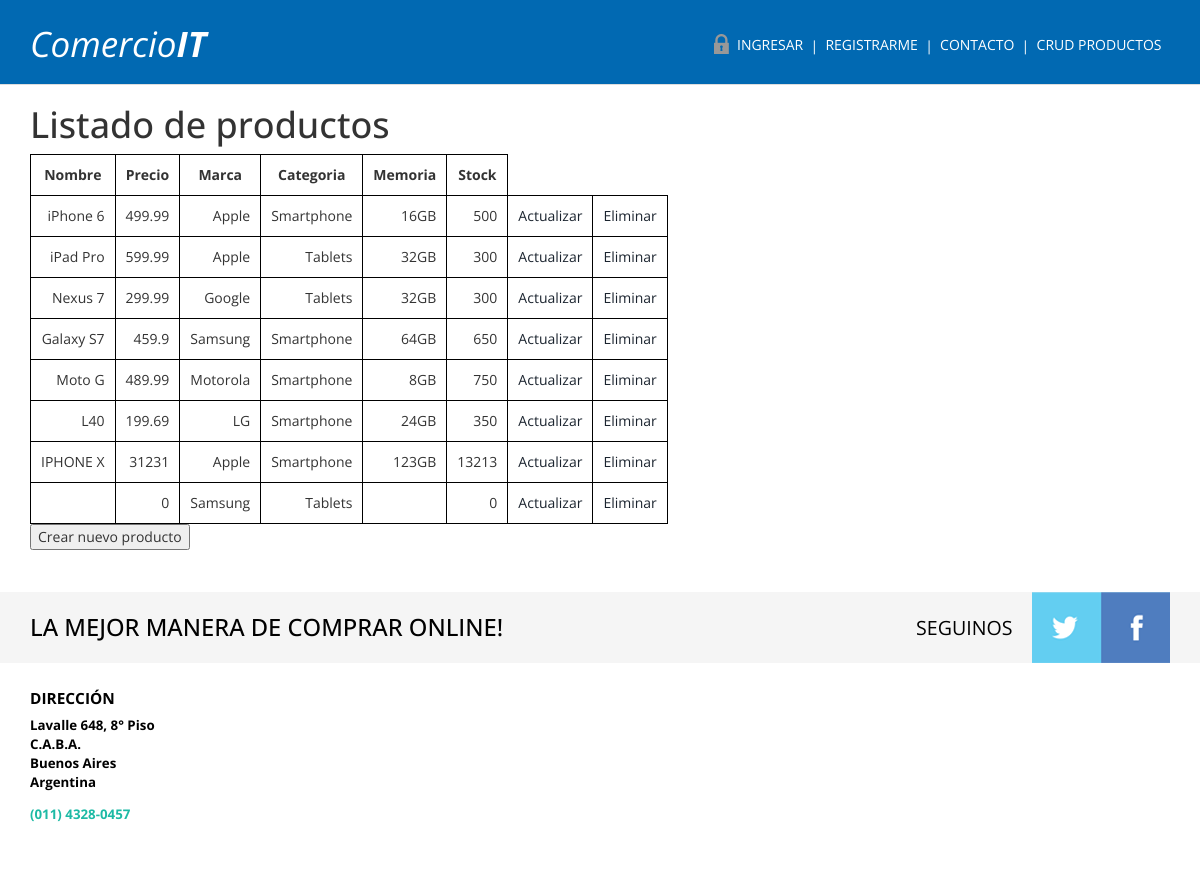
Screenshot of /f4/admin/index.php with the database file from the repository.
### tables this page shows
CREATE TABLE `productos` (
  `idProducto` int(11) NOT NULL,
  `Nombre` varchar(30) NOT NULL,
  `Precio` double NOT NULL,
  `Marca` int(11) NOT NULL,
  `Categoria` int(11) NOT NULL,
  `Presentacion` varchar(30) NOT NULL,
  `Stock` int(6) NOT NULL,
  `imagen` varchar(200) DEFAULT NULL
);

CREATE TABLE `marcas` (
  `idMarca` int(11) NOT NULL,
  `Nombre` varchar(30) NOT NULL
);

CREATE TABLE `categorias` (
  `idCategoria` int(11) NOT NULL,
  `Nombre` varchar(30) NOT NULL,
  `Hijo_de` int(11) DEFAULT '0'
);

### f4/admin/conexion.php (called while the page is built, shortened)
<?php
        function conectar($dls=NULL, $nombreUsuario='root', $password=''){
            static $conexion = NULL;
            if($conexion){
                return $conexion;
            }
            $conexion = new \PDO($dls,$nombreUsuario,$password);
            return $conexion;
        }
        function BusquedaDeProductos($id=NULL){
                    $pdo = conectar();
                        $flag = FALSE;
                        if($id==NULL){
                            $sql = 'SELECT productos.idProducto,productos.Nombre, Precio, Presentacion AS Memoria, Stock, marcas.Nombre AS Marca, categorias.Nombre AS Categoria FROM `productos` INNER JOIN marcas ON marcas.idMarca=productos.Marca INNER JOIN categorias ON productos.Categoria = categorias.idCategoria';
                        } else if ($id){
                            $sql = 'SELECT productos.idProducto,productos.Nombre, Precio, Presentacion AS Memoria, Stock, marcas.Nombre AS Marca, productos.Marca AS idMarca, categorias.Nombre AS Categoria, productos.Categoria AS idCategoria FROM `productos` INNER JOIN marcas ON marcas.idMarca=productos.Marca INNER JOIN categorias ON productos.Categoria = categorias.idCategoria WHERE idProducto=:id';
                            $flag = TRUE;
                        }
                    $stmt = $pdo -> prepare($sql);
                    if(!$stmt -> execute()){
                        return FALSE;
                    }
                    return $stmt -> fetchAll(\PDO::FETCH_ASSOC);
        }
?>

### f4/admin/panel.php (the view, shortened to what this page needs)
<?php
      include "./conexion.php";
      $productos = \conexion\BusquedaDeProductos();
?>
<h1>Listado de productos</h1>
<table>
    <thead>
        <th>Nombre</th>
        <th>Precio</th>
        <th>Marca</th>
        <th>Categoria</th>
        <th>Memoria</th>
        <th>Stock</th>
    </thead>
    <tbody>
    <?php
    foreach($productos as $producto){
    echo "<tr>";
        echo "<td>".$producto['Nombre']."</td>";
        echo "<td>".$producto['Precio']."</td>";
        echo "<td>".$producto['Marca']."</td>";
        echo "<td>".$producto['Categoria']."</td>";
        echo "<td>".$producto['Memoria']."</td>";
        echo "<td>".$producto['Stock']."</td>";
        echo "<td><a href='admin/?page=producto&action=update&id=".$producto['idProducto']."'>Actualizar</a></td>";
        echo "<td><a href='admin/?page=producto&action=delete&id=".$producto['idProducto']."'>Eliminar</a></td>";
    echo "</tr>";
    }
    ?>
    </tbody>
</table>
<form method="GET" action="">
    <button>Crear nuevo producto</button>
</form>

### f4/css/style.css (style rules this page uses)
th,td { padding: 10px; border: solid 1px #000; text-align: center; }
td { text-align: right; }
body { background: #fff; font-family: 'Open Sans', sans-serif; }
body a { transition: 0.5s all; -webkit-transition: 0.5s all; -o-transition: 0.5s all; -ms-transition: 0.5s all; -moz-transition: 0.5s all; }

### rows the page displays
productos: Nombre "iPhone 6", Precio "499.99", Marca.Nombre "Apple", Categoria.Nombre "Smartphone", Presentacion "16GB", Stock "500"
productos: Nombre "iPad Pro", Precio "599.99", Marca.Nombre "Apple", Categoria.Nombre "Tablets", Presentacion "32GB", Stock "300"
productos: Nombre "Nexus 7", Precio "299.99", Marca.Nombre "Google", Categoria.Nombre "Tablets", Presentacion "32GB", Stock "300"
productos: Nombre "Galaxy S7", Precio "459.9", Marca.Nombre "Samsung", Categoria.Nombre "Smartphone", Presentacion "64GB", Stock "650"
productos: Nombre "Moto G", Precio "489.99", Marca.Nombre "Motorola", Categoria.Nombre "Smartphone", Presentacion "8GB", Stock "750"
productos: Nombre "L40", Precio "199.69", Marca.Nombre "LG", Categoria.Nombre "Smartphone", Presentacion "24GB", Stock "350"
productos: Nombre "IPHONE X", Precio "31231", Marca.Nombre "Apple", Categoria.Nombre "Smartphone", Presentacion "123GB", Stock "13213"
productos: Precio "0", Marca.Nombre "Samsung", Categoria.Nombre "Tablets", Stock "0"
